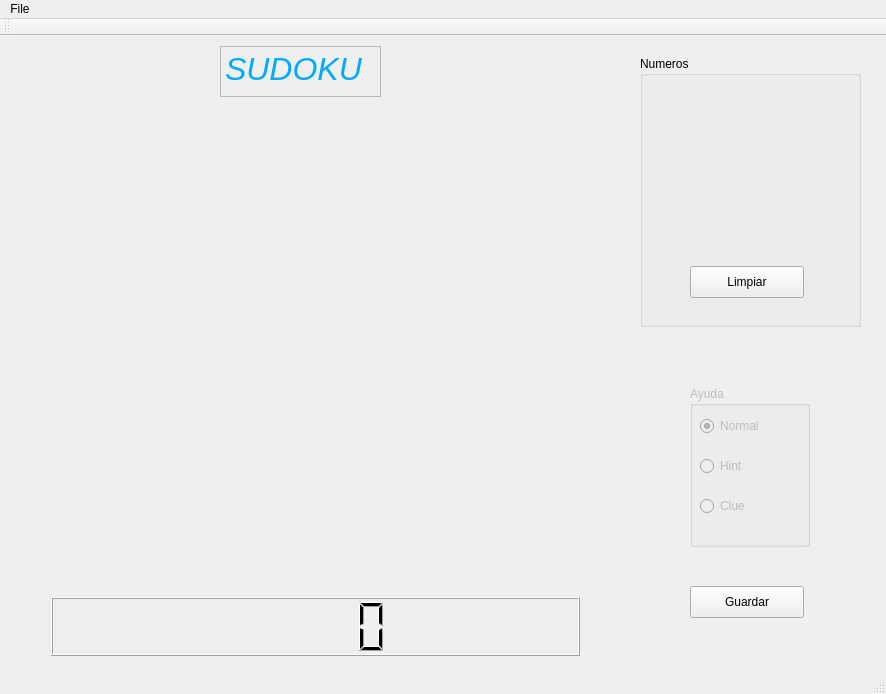
<?xml version="1.0" encoding="UTF-8"?>
<ui version="4.0">
 <class>Sudoku</class>
 <widget class="QMainWindow" name="Sudoku">
  <property name="geometry">
   <rect>
    <x>0</x>
    <y>0</y>
    <width>886</width>
    <height>694</height>
   </rect>
  </property>
  <property name="windowTitle">
   <string>Sudoku</string>
  </property>
  <widget class="QWidget" name="centralWidget">
   <widget class="QWidget" name="gridLayoutWidget">
    <property name="geometry">
     <rect>
      <x>40</x>
      <y>60</y>
      <width>551</width>
      <height>481</height>
     </rect>
    </property>
    <layout class="QGridLayout" name="tablerosudoku"/>
   </widget>
   <widget class="QPushButton" name="pushButton">
    <property name="geometry">
     <rect>
      <x>690</x>
      <y>550</y>
      <width>114</width>
      <height>32</height>
     </rect>
    </property>
    <property name="text">
     <string>Guardar</string>
    </property>
   </widget>
   <widget class="QWidget" name="verticalLayoutWidget">
    <property name="geometry">
     <rect>
      <x>40</x>
      <y>550</y>
      <width>551</width>
      <height>81</height>
     </rect>
    </property>
    <layout class="QVBoxLayout" name="seccioncronometro">
     <item>
      <widget class="QLCDNumber" name="lcdNumber"/>
     </item>
    </layout>
   </widget>
   <widget class="QGroupBox" name="groupBox">
    <property name="geometry">
     <rect>
      <x>640</x>
      <y>20</y>
      <width>221</width>
      <height>271</height>
     </rect>
    </property>
    <property name="title">
     <string>Numeros </string>
    </property>
    <widget class="QWidget" name="gridLayoutWidget_2">
     <property name="geometry">
      <rect>
       <x>30</x>
       <y>40</y>
       <width>160</width>
       <height>151</height>
      </rect>
     </property>
     <layout class="QGridLayout" name="tableronumeros"/>
    </widget>
    <widget class="QPushButton" name="nullButton">
     <property name="geometry">
      <rect>
       <x>50</x>
       <y>210</y>
       <width>114</width>
       <height>32</height>
      </rect>
     </property>
     <property name="text">
      <string>Limpiar</string>
     </property>
    </widget>
   </widget>
   <widget class="QGroupBox" name="tablaAyuda">
    <property name="enabled">
     <bool>false</bool>
    </property>
    <property name="geometry">
     <rect>
      <x>690</x>
      <y>350</y>
      <width>120</width>
      <height>161</height>
     </rect>
    </property>
    <property name="title">
     <string>Ayuda</string>
    </property>
    <widget class="QRadioButton" name="hintButton">
     <property name="geometry">
      <rect>
       <x>10</x>
       <y>70</y>
       <width>102</width>
       <height>20</height>
      </rect>
     </property>
     <property name="text">
      <string>Hint</string>
     </property>
    </widget>
    <widget class="QRadioButton" name="normalButton">
     <property name="geometry">
      <rect>
       <x>10</x>
       <y>30</y>
       <width>102</width>
       <height>20</height>
      </rect>
     </property>
     <property name="text">
      <string>Normal</string>
     </property>
     <property name="checked">
      <bool>true</bool>
     </property>
    </widget>
    <widget class="QRadioButton" name="clueButton">
     <property name="geometry">
      <rect>
       <x>10</x>
       <y>110</y>
       <width>102</width>
       <height>20</height>
      </rect>
     </property>
     <property name="text">
      <string>Clue</string>
     </property>
    </widget>
   </widget>
   <widget class="QTextEdit" name="textEdit">
    <property name="enabled">
     <bool>false</bool>
    </property>
    <property name="geometry">
     <rect>
      <x>220</x>
      <y>10</y>
      <width>161</width>
      <height>51</height>
     </rect>
    </property>
    <property name="lineWidth">
     <number>0</number>
    </property>
    <property name="html">
     <string>&lt;!DOCTYPE HTML PUBLIC &quot;-//W3C//DTD HTML 4.0//EN&quot; &quot;http://www.w3.org/TR/REC-html40/strict.dtd&quot;&gt;
&lt;html&gt;&lt;head&gt;&lt;meta name=&quot;qrichtext&quot; content=&quot;1&quot; /&gt;&lt;style type=&quot;text/css&quot;&gt;
p, li { white-space: pre-wrap; }
&lt;/style&gt;&lt;/head&gt;&lt;body style=&quot; font-family:'MS Shell Dlg 2'; font-size:8.25pt; font-weight:400; font-style:normal;&quot;&gt;
&lt;p style=&quot; margin-top:0px; margin-bottom:0px; margin-left:0px; margin-right:0px; -qt-block-indent:0; text-indent:0px;&quot;&gt;&lt;span style=&quot; font-size:24pt; font-style:italic; color:#00aaff;&quot;&gt;SUDOKU&lt;/span&gt;&lt;/p&gt;&lt;/body&gt;&lt;/html&gt;</string>
    </property>
   </widget>
  </widget>
  <widget class="QMenuBar" name="menuBar">
   <property name="geometry">
    <rect>
     <x>0</x>
     <y>0</y>
     <width>886</width>
     <height>21</height>
    </rect>
   </property>
   <widget class="QMenu" name="menuFile">
    <property name="title">
     <string>File</string>
    </property>
    <addaction name="actionNew"/>
    <addaction name="actionOpen"/>
    <addaction name="actionSave"/>
    <addaction name="actionClose"/>
    <addaction name="actionQuit"/>
   </widget>
   <addaction name="menuFile"/>
  </widget>
  <widget class="QToolBar" name="mainToolBar">
   <attribute name="toolBarArea">
    <enum>TopToolBarArea</enum>
   </attribute>
   <attribute name="toolBarBreak">
    <bool>false</bool>
   </attribute>
  </widget>
  <widget class="QStatusBar" name="statusBar"/>
  <action name="actionNew">
   <property name="text">
    <string>New</string>
   </property>
   <property name="shortcut">
    <string>Ctrl+N</string>
   </property>
  </action>
  <action name="actionOpen">
   <property name="text">
    <string>Open</string>
   </property>
   <property name="shortcut">
    <string>Ctrl+O</string>
   </property>
  </action>
  <action name="actionSave">
   <property name="text">
    <string>Save</string>
   </property>
   <property name="shortcut">
    <string>Ctrl+S</string>
   </property>
  </action>
  <action name="actionClose">
   <property name="text">
    <string>Close</string>
   </property>
   <property name="shortcut">
    <string>Ctrl+W</string>
   </property>
  </action>
  <action name="actionQuit">
   <property name="text">
    <string>Quit</string>
   </property>
   <property name="shortcut">
    <string>Ctrl+P</string>
   </property>
  </action>
 </widget>
 <layoutdefault spacing="6" margin="11"/>
 <resources/>
 <connections/>
</ui>
